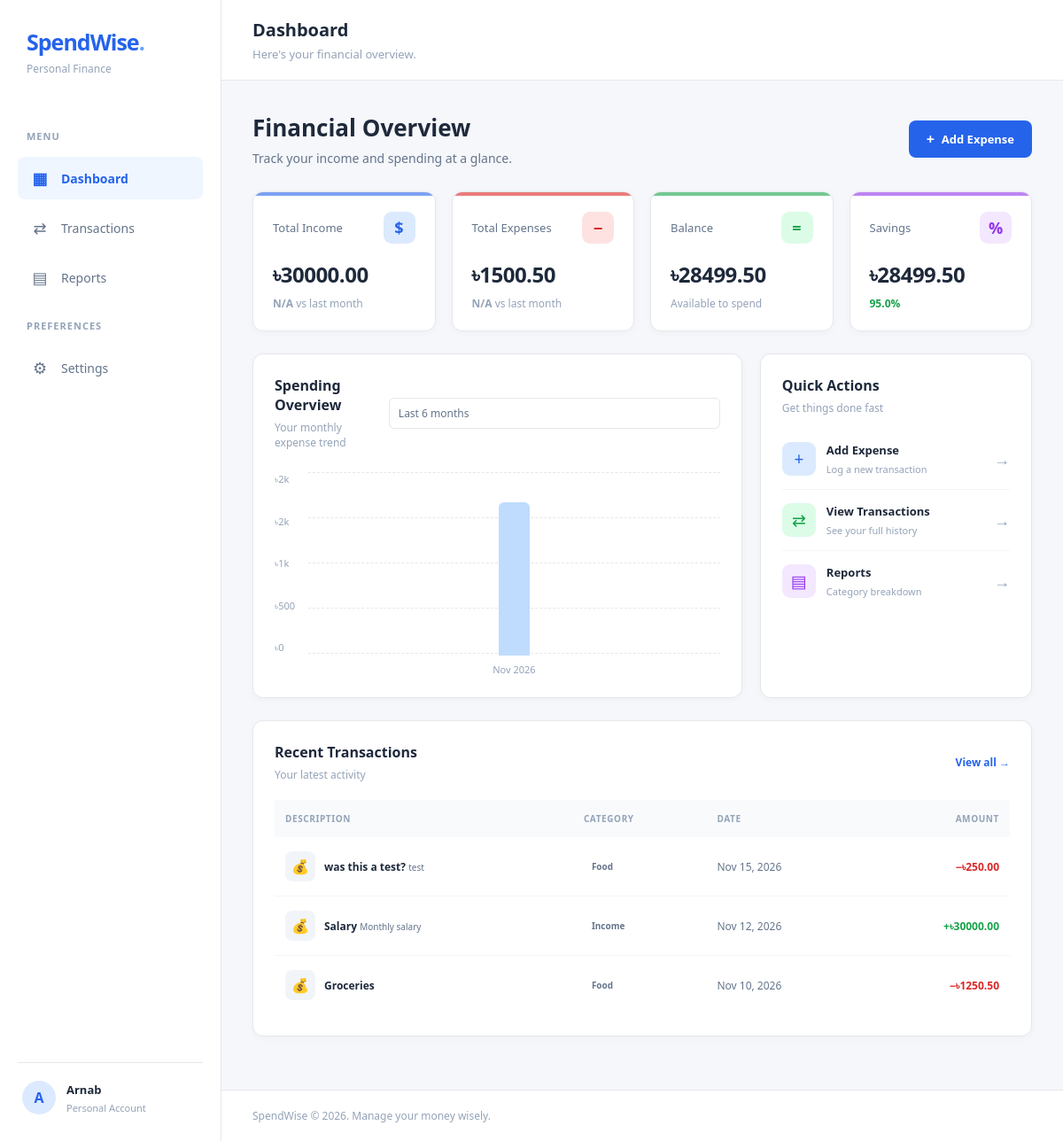
The page / on the database its author committed.
### expenses/models.py (models this page shows, shortened)
class Expense(models.Model):
    TRANSACTION_TYPES = [
        ('income', 'Income'),
        ('expense', 'Expense'),
    ]
    PAYMENT_METHODS = [
        ('cash', 'Cash'),
        ('card', 'Card'),
        ('bank', 'Bank Transfer'),
        ('mobile', 'Mobile Banking'),
    ]
    title = models.CharField(max_length=100)
    amount = models.DecimalField(max_digits=10, decimal_places=2)
    category = models.CharField(max_length=50)
    transaction_type = models.CharField(
        max_length = 10,
        choices = TRANSACTION_TYPES,
    )
    payment_method = models.CharField(
        max_length = 10,
        choices = PAYMENT_METHODS,
        blank = True,
    )
    date = models.DateField(default=timezone.localdate)
    note = models.TextField(blank=True)
    created_at = models.DateTimeField(auto_now_add=True)

### expenses/views.py (the view)
# urls.py: 2. Add a URL to urlpatterns:  path('', views.home, name='home')
def home(request):
    expenses = Expense.objects.order_by('-date')[:5]
    total_income = Expense.objects.filter(
        transaction_type='income'
    ).aggregate(Sum('amount'))['amount__sum'] or 0
    total_expense = Expense.objects.filter(
        transaction_type='expense'
    ).aggregate(Sum('amount'))['amount__sum'] or 0
    balance = total_income - total_expense
    today = timezone.localdate()
    thirty_days_ago = today - timedelta(days=30)
    six_months_ago = today - timedelta(days=180)
    twelve_months_ago = today - timedelta(days=365)
    monthly_income = Expense.objects.filter(
        transaction_type='income',
        date__year=today.year,
        date__month=today.month,
    ).aggregate(Sum('amount'))['amount__sum'] or 0
    monthly_expense = Expense.objects.filter(
        transaction_type='expense',
        date__year=today.year,
        date__month=today.month,
    ).aggregate(Sum('amount'))['amount__sum'] or 0
    monthly_savings = monthly_income - monthly_expense
    savings_percentage = (
        (monthly_savings / monthly_income) * 100
        if monthly_income > 0
        else 0
    )
    previous_month_end = today.replace(day=1) - timedelta(days=1)
    previous_month_start = previous_month_end.replace(day=1)
    previous_month_income = Expense.objects.filter(
        transaction_type='income',
        date__gte=previous_month_start,
        date__lte=previous_month_end,
    ).aggregate(Sum('amount'))['amount__sum'] or 0
    if previous_month_income > 0:
        income_change = (
            (monthly_income - previous_month_income)
            / previous_month_income
        ) * 100
    else:
        income_change = 0 if monthly_income == 0 else None
    previous_month_expense = Expense.objects.filter(
        transaction_type='expense',
        date__gte=previous_month_start,
        date__lte=previous_month_end,
    ).aggregate(Sum('amount'))['amount__sum'] or 0
    if previous_month_expense > 0:
        expense_change = (
            (monthly_expense - previous_month_expense)
            / previous_month_expense
        ) * 100
    else:
        expense_change = 0 if monthly_expense == 0 else None
    daily_expenses = Expense.objects.filter(
        transaction_type='expense',
        date__gte=thirty_days_ago,
        date__lte=today,
    ).order_by('date')
    six_month_expenses = Expense.objects.filter(
        transaction_type='expense',
        date__gte=six_months_ago,
        date__lte=today,
    ).order_by('date')
    twelve_month_expenses = Expense.objects.filter(
        transaction_type='expense',
        date__gte=twelve_months_ago,
        date__lte=today,
    ).order_by('date')
    daily_totals = {}
    for expense in daily_expenses:
        day = expense.date
        daily_totals[day] = daily_totals.get(day, 0) + expense.amount
    daily_chart_data = [
        {
            'label': day.strftime('%d %b'),
            'value': float(total),
        }
        for day, total in sorted(daily_totals.items())
    ]
    six_month_totals = {}
    for expense in six_month_expenses:
        month = expense.date.replace(day=1)
        six_month_totals[month] = (
            six_month_totals.get(month, 0) + expense.amount
        )
    six_month_chart_data = [
        {
            'label': month.strftime('%b %Y'),
            'value': float(total),
        }
        for month, total in sorted(six_month_totals.items())
    ]
    twelve_month_totals = {}
    for expense in twelve_month_expenses:
        month = expense.date.replace(day=1)
        twelve_month_totals[month] = (
            twelve_month_totals.get(month, 0) + expense.amount
        )
    twelve_month_chart_data = [
        {
            'label': month.strftime('%b %Y'),
            'value': float(total),
        }
        for month, total in sorted(twelve_month_totals.items())
    ]
    context = {
        'expenses': expenses,
        'total_income': total_income,
        'total_expense': total_expense,
        'balance': balance,
        'dashboard_data': {
            'daily': daily_chart_data,
            'six_month': six_month_chart_data,
            'twelve_month': twelve_month_chart_data,
        },
        'monthly_savings': monthly_savings,
        'savings_percentage': savings_percentage,
        'income_change': income_change,
        'expense_change': expense_change,
    }
    return render(request, 'expenses/dashboard.html', context)

### expenses/templates/expenses/dashboard.html (shortened to what this page needs)
{% extends "expenses/base.html" %}
{% load static %}
{% block page_title %}Dashboard{% endblock %}
{% block page_subtitle %}
    {% if user.is_authenticated %}
        Welcome back, {{ user.first_name|default:user.username }}! Here's your financial overview.
    {% else %}
        Here's your financial overview.
    {% endif %}
{% endblock %}
{% block content %}
<div class="dashboard">
    <div class="dashboard-heading">
        <div>
            <h1>Financial Overview</h1>
            <p>Track your income and spending at a glance.</p>
        </div>
        <button type="button" class="primary-button" data-open-modal="add-expense-modal">
            <span class="btn-icon">+</span> Add Expense
        </button>
    </div>
    <section class="summary-grid">
        <article class="summary-card accent-blue">
            <div class="card-top">
                <span>Total Income</span>
                <span class="card-icon blue">$</span>
            </div>
            <h2>৳{{ total_income|floatformat:2 }}</h2>
            <p class="card-description">
                {% if income_change is not None %}
                    <span class="trend {% if income_change >= 0 %}up{% else %}down{% endif %}">
                        {% if income_change >= 0 %}▲{% else %}▼{% endif %}
                        {{ income_change|floatformat:1 }}%
                    </span>
                {% else %}
                    <span class="trend">N/A</span>
                {% endif %}
                vs last month
            </p>
        </article>
        <article class="summary-card accent-red">
            <div class="card-top">
                <span>Total Expenses</span>
                <span class="card-icon red">−</span>
            </div>
            <h2>৳{{ total_expense|floatformat:2 }}</h2>
            <p class="card-description">
                {% if expense_change is not None %}
                    <span class="trend {% if expense_change <= 0 %}up{% else %}down{% endif %}">
                        {% if expense_change >= 0 %}▲{% else %}▼{% endif %}
                        {{ expense_change|floatformat:1 }}%
                    </span>
                {% else %}
                    <span class="trend">N/A</span>
                {% endif %}
                vs last month
            </p>
        </article>
        <article class="summary-card accent-green">
            <div class="card-top">
                <span>Balance</span>
                <span class="card-icon green">=</span>
            </div>
            <h2>৳{{ balance|floatformat:2 }}</h2>
            <p class="card-description">Available to spend</p>
        </article>
        <article class="summary-card accent-purple">
            <div class="card-top">
                <span>Savings</span>
                <span class="card-icon purple">%</span>
            </div>
            <h2>৳{{ monthly_savings|floatformat:2 }}</h2>
            <p class="card-description">
                <span class="trend {% if savings_percentage >= 0 %}up{% else %}down{% endif %}">
                    {{ savings_percentage|floatformat:1 }}%
                </span>
            </p>
        </article>
    </section>
    <section class="dashboard-grid">
        <div class="dashboard-panel">
            <div class="panel-heading">
                <div>
                    <h3>Spending Overview</h3>
                    <p>Your monthly expense trend</p>
                </div>
                <select id="chart-range" class="select-input">
                    <option value="6">Last 6 months</option>
                </select>
            </div>
            <div class="chart">
                <div class="chart-y-axis" id="chart-y-axis">
                </div>
                <div class="chart-content">
                    <div class="chart-grid-lines">
                        <span></span>
                    </div>
                    <div class="chart-bars" id="chart-bars"></div>
                </div>
            </div>
        </div>
        <div class="dashboard-panel quick-panel">
            <div class="panel-heading">
                <div><h3>Quick Actions</h3><p>Get things done fast</p></div>
            </div>
            <a href="/add/" class="action-item" data-open-modal="add-expense-modal">
                <span class="action-icon blue">+</span>
                <div>
                    <strong>Add Expense</strong>
                    <small>Log a new transaction</small>
                </div>
                <span class="action-arrow">→</span>
            </a>
            <a href="/transactions/" class="action-item">
                <span class="action-icon green">⇄</span>
                <div>
                    <strong>View Transactions</strong>
                    <small>See your full history</small>
                </div>
                <span class="action-arrow">→</span>
            </a>
            <a href="/reports/" class="action-item">
                <span class="action-icon purple">▤</span>
                <div>
                    <strong>Reports</strong>
                    <small>Category breakdown</small>
                </div>
                <span class="action-arrow">→</span>
            </a>
        </div>
    </section>
    <section class="dashboard-panel recent-panel">
        <div class="panel-heading">
            <div>
                <h3>Recent Transactions</h3>
                <p>Your latest activity</p>
            </div>
            <a href="/transactions/" class="view-all">View all →</a>
        </div>
        <div class="table-wrapper">
            <table class="transaction-table">
                <thead>
                    <tr>
                        <th>DESCRIPTION</th>
                        <th>CATEGORY</th>
                        <th>DATE</th>
                        <th class="text-right">AMOUNT</th>
                    </tr>
                </thead>
                <tbody>
                    {% for expense in expenses %}
                    <tr>
                        <td>
                            <div class="transaction-name">
                                <span class="transaction-icon">💰</span>
                            <div>
                                <strong>{{ expense.title }}</strong>
                                <small>{{ expense.note }}</small>
                            </div>
                        </div>
                        </td>
                        <td><span class="category-tag">{{ expense.category }}</span></td>
                        <td>{{expense.date|date:"M d, Y"}}</td>
                        <td class="text-right">
                            {% if expense.transaction_type == "income"%}
                                <span class="income-amount">
                                    +৳{{ expense.amount|floatformat:2 }}
                                </span>
                            {% else %}
                                <span class="expense-amount">
                                    −৳{{ expense.amount|floatformat:2 }}
                                </span>
                            {% endif %}
                        </td>
                    </tr>
                  {% empty %}
                    <tr>
                        <td colspan="4" class="text-center">No recent transactions found.</td>
                    </tr>
                  {% endfor %}
                </tbody>
            </table>
        </div>
    </section>
</div>
{% endblock %}

### expenses/static/expenses/css/components.css (style rules this page uses)
input, select, textarea { width: 100%; padding: 10px 12px; border: 1px solid #e2e8f0; border-radius: 8px; background: #fff; color: #1e293b; font-size: 13px; transition: border-color .15s, box-shadow .15s; }
.primary-button { display: inline-flex; align-items: center; justify-content: center; gap: 8px; padding: 12px 20px; border-radius: 8px; background: #2563eb; color: #fff; font-size: 13px; font-weight: 600; border: none; cursor: pointer; transition: background .15s, transform .1s; }
.primary-button .btn-icon { font-size: 16px; line-height: 1; }
.select-input { padding: 8px 32px 8px 10px; border: 1px solid #e5e7eb; border-radius: 6px; background-size: 12px; appearance: none; font-size: 12px; color: #64748b; }
.summary-card { position: relative; overflow: hidden; }
.summary-card::before { content: ''; position: absolute; top: 0; left: 0; right: 0; height: 4px; opacity: .6; }
.accent-blue::before { background: #2563eb; }
.accent-red::before { background: #dc2626; }
.accent-green::before { background: #16a34a; }
.accent-purple::before { background: #9333ea; }
.trend { font-weight: 600; font-size: 12px; }
.trend.up { color: #16a34a; }
.text-right { text-align: right; }

### rows shown on the page
Expense: title "was this a test?", note "test", category "Food", date "Nov 15, 2026", amount "250.00"
Expense: title "Salary", note "Monthly salary", category "Income", date "Nov 12, 2026", amount "30000.00"
Expense: title "Groceries", category "Food", date "Nov 10, 2026", amount "1250.50"

### other values the page prints
{{ total_income|floatformat:2 }} "30000.00"
{{ total_expense|floatformat:2 }} "1500.50"
{{ balance|floatformat:2 }} "28499.50"
{{ monthly_savings|floatformat:2 }} "28499.50"
{{ savings_percentage|floatformat:1 }} "95.0"
